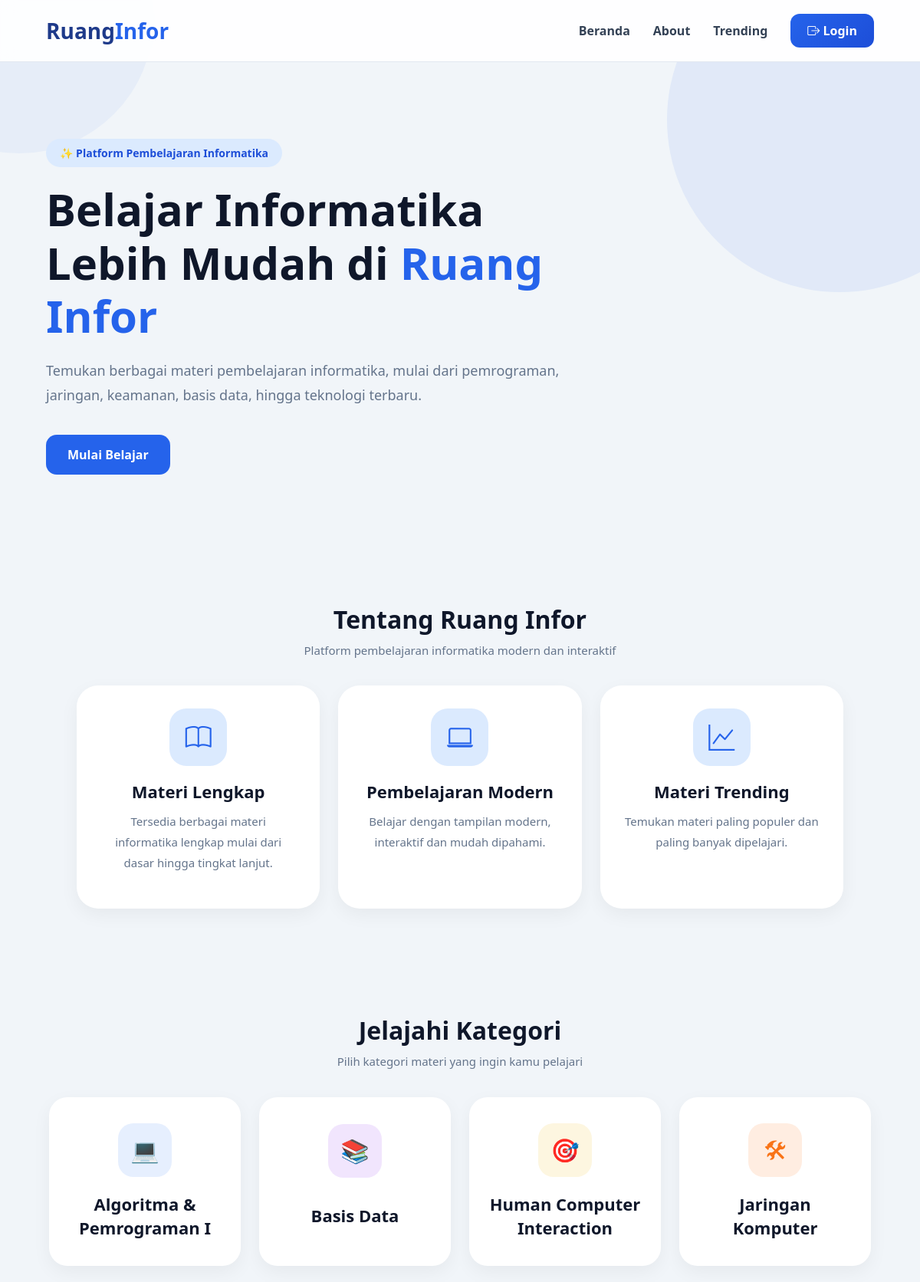
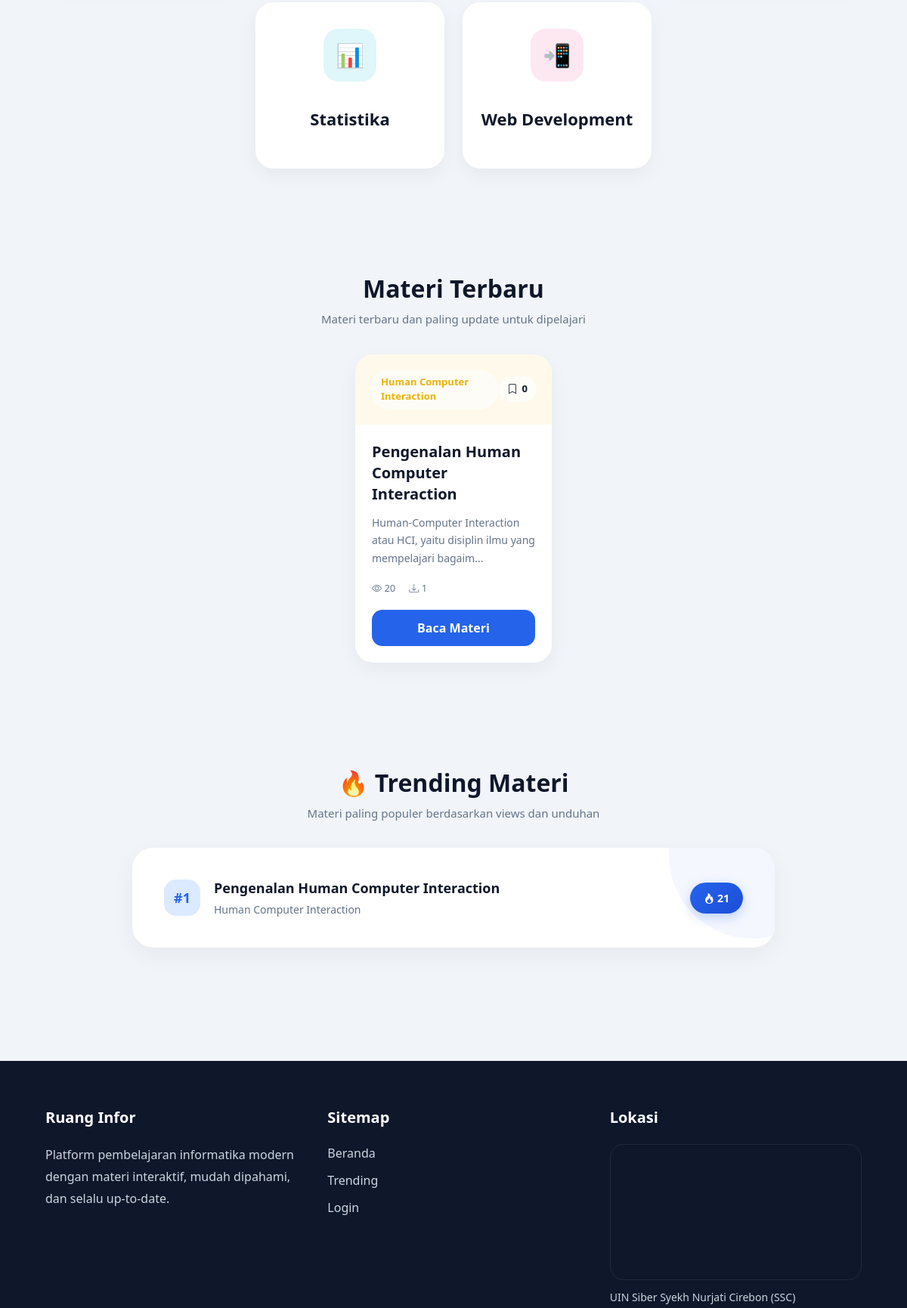
/users/landing_page.php (upper part), run on the app's committed database (2 pictures, top to bottom).
### tables this page shows
CREATE TABLE `kategori` (
  `id_kategori` int(11) NOT NULL,
  `nama_kategori` varchar(100) NOT NULL,
  `deskripsi` text DEFAULT NULL,
  `icon` varchar(10) DEFAULT NULL,
  `warna` varchar(50) DEFAULT NULL,
  `created_at` datetime DEFAULT current_timestamp()
);

CREATE TABLE `materi` (
  `id_materi` int(11) NOT NULL,
  `id_kategori` int(11) DEFAULT NULL,
  `id_user` int(11) DEFAULT NULL,
  `judul` varchar(255) NOT NULL,
  `penulis` varchar(100) DEFAULT NULL,
  `isi` text DEFAULT NULL,
  `file` varchar(255) DEFAULT NULL,
  `views` int(11) DEFAULT 0,
  `unduhan` int(11) DEFAULT 0,
  `tanggal_publish` datetime DEFAULT current_timestamp()
);

### users/landing_page.php (the view, shortened to what this page needs)
<?php
require_once __DIR__ . '/../config/koneksi.php';
$kategori = mysqli_query($conn, "
SELECT * FROM kategori
ORDER BY nama_kategori ASC
");
$materi = mysqli_query($conn, "
SELECT
    materi.*,
    kategori.nama_kategori,
    kategori.warna,
    kategori.icon,
    COUNT(bookmark.id) as total_bookmark
FROM materi
LEFT JOIN kategori
ON materi.id_kategori = kategori.id_kategori
LEFT JOIN bookmark
ON materi.id_materi = bookmark.id_materi
GROUP BY materi.id_materi
ORDER BY materi.tanggal_publish DESC
");
$trending = mysqli_query($conn, "
SELECT
    materi.*,
    kategori.nama_kategori
FROM materi
LEFT JOIN kategori
ON materi.id_kategori = kategori.id_kategori
ORDER BY (views + unduhan) DESC
LIMIT 5
");
?>
<!DOCTYPE html>
<html lang="id">
<head>
    <link href="https://cdn.jsdelivr.net/npm/bootstrap@5.3.0/dist/css/bootstrap.min.css" rel="stylesheet">
    <link href="https://cdn.jsdelivr.net/npm/bootstrap-icons/font/bootstrap-icons.css" rel="stylesheet">
</head>
<body>
    <nav class="navbar-custom">
        <div class="logo">
            Ruang<span>Infor</span>
        </div>
        <div class="nav-menu">
            <a href="#">
                Beranda
            </a>
            <a href="#about">
                About
            </a>
            <a href="#trending">
                Trending
            </a>
            <a href="login.php" class="btn-login">
                <i class="bi bi-box-arrow-right"></i>
                Login
            </a>
        </div>
    </nav>
    <section class="hero">
        <div class="hero-content">
            <div class="hero-badge">
                ✨ Platform Pembelajaran Informatika
            </div>
            <h1>
                Belajar Informatika
                Lebih Mudah di
                <span>Ruang Infor</span>
            </h1>
            <p>
                Temukan berbagai materi pembelajaran informatika,
                mulai dari pemrograman, jaringan, keamanan,
                basis data, hingga teknologi terbaru.
            </p>
            <a href="login.php" class="hero-btn">
                Mulai Belajar
            </a>
        </div>
    </section>
    <section class="about-section" id="about">
        <div class="section-title">
            <h2>Tentang Ruang Infor</h2>
            <p class="section-subtitle">
                Platform pembelajaran informatika modern dan interaktif
            </p>
        </div>
        <div class="about-wrapper">
            <div class="about-card">
                <div class="about-icon">
                    <i class="bi bi-book"></i>
                </div>
                <h4>Materi Lengkap</h4>
                <p>
                    Tersedia berbagai materi informatika lengkap
                    mulai dari dasar hingga tingkat lanjut.
                </p>
            </div>
            <div class="about-card">
                <div class="about-icon">
                    <i class="bi bi-laptop"></i>
                </div>
                <h4>Pembelajaran Modern</h4>
                <p>
                    Belajar dengan tampilan modern,
                    interaktif dan mudah dipahami.
                </p>
            </div>
            <div class="about-card">
                <div class="about-icon">
                    <i class="bi bi-graph-up"></i>
                </div>
                <h4>Materi Trending</h4>
                <p>
                    Temukan materi paling populer
                    dan paling banyak dipelajari.
                </p>
            </div>
        </div>
    </section>
    <section class="kategori-section">
        <div class="section-title text-center">
            <h2>Jelajahi Kategori</h2>
            <p class="section-subtitle">
                Pilih kategori materi yang ingin kamu pelajari
            </p>
        </div>
        <div class="kategori-wrapper">
            <?php while ($k = mysqli_fetch_assoc($kategori)) : ?>
                <a href="kategorilp.php?id=<?= $k['id_kategori'] ?>" class="kategori-link">
                    <div class="kategori-card">
                        <div class="kategori-icon"
                            style="
                        background: <?= $k['warna'] ?>20;
                        color: <?= $k['warna'] ?>;
                        ">
                            <?= $k['icon'] ?>
                        </div>
                        <h5>
                            <?= $k['nama_kategori'] ?>
                        </h5>
                    </div>
                </a>
            <?php endwhile; ?>
        </div>
    </section>
    <section class="materi-section">
        <div class="section-title">
            <h2>Materi Terbaru</h2>
            <p class="section-subtitle">
                Materi terbaru dan paling update untuk dipelajari
            </p>
        </div>
        <div class="materi-wrapper">
            <?php while ($m = mysqli_fetch_assoc($materi)) : ?>
                <div class="materi-card">
                    <div class="materi-top"
                        style="
                        background: <?= $m['warna'] ?>15;
                        color: <?= $m['warna'] ?>;
                    ">
                        <div class="materi-kategori">
                            <?= $m['nama_kategori'] ?>
                        </div>
                        <a href="login.php" class="bookmark-icon">
                            <i class="bi bi-bookmark"></i>
                            <span>
                                <?= $m['total_bookmark'] ?>
                            </span>
                        </a>
                    </div>
                    <div class="materi-body">
                        <h5>
                            <?= $m['judul'] ?>
                        </h5>
                        <p>
                            <?= substr(strip_tags($m['isi']), 0, 80) ?>...
                        </p>
                        <div class="materi-stat">
                            <span>
                                <i class="bi bi-eye"></i>
                                <?= $m['views'] ?>
                            </span>
                            <span>
                                <i class="bi bi-download"></i>
                                <?= $m['unduhan'] ?>
                            </span>
                        </div>
                        <a href="login.php">
                            <button class="btn-baca">
                                Baca Materi
                            </button>
                        </a>
                    </div>
                </div>
            <?php endwhile; ?>
        </div>
    </section>
    <section class="trending-section" id="trending">
        <div class="section-title">
            <h2>🔥 Trending Materi</h2>
            <p class="section-subtitle">
                Materi paling populer berdasarkan views dan unduhan
            </p>
        </div>
        <div class="trending-wrapper">
            <div class="trending-card">
                <?php
                $no = 1;
                while ($t = mysqli_fetch_assoc($trending)) :
                ?>
                    <a href="login.php">
                        <div class="trending-item">
                            <div class="trend-left">
                                <div class="trend-number">
                                    #<?= $no++ ?>
                                </div>
                                <div>
                                    <div class="trend-title">
                                        <?= $t['judul'] ?>
                                    </div>
                                    <div class="trend-kategori">
                                        <?= $t['nama_kategori'] ?>
                                    </div>
                                </div>
                            </div>
                            <div class="trend-score">
                                <i class="bi bi-fire"></i>
                                <?= ($t['views'] + $t['unduhan']) ?>
                            </div>
                        </div>
                    </a>
                <?php endwhile; ?>
            </div>
        </div>
    </section>
    <footer>
        <div class="footer-grid">
            <div>
                <div class="footer-title">
                    Ruang Infor
                </div>
                <div class="footer-desc">
                    Platform pembelajaran informatika modern
                    dengan materi interaktif, mudah dipahami,
                    dan selalu up-to-date.
                </div>
            </div>
            <div>
                <div class="footer-title">
                    Sitemap
                </div>
                <a href="landing_page.php" class="footer-link">
                    Beranda
                </a>
                <a href="landing_page.php#trending" class="footer-link">
                    Trending
                </a>
                <a href="login.php" class="footer-link">
                    Login
                </a>
            </div>
            <div>
                <div class="footer-title">
                    Lokasi
                </div>
                <div class="footer-map">
                    <iframe
                        src="https://www.google.com/maps?q=UIN%20SSC%20Cirebon&output=embed"
                        allowfullscreen=""
                        loading="lazy">
                    </iframe>
                </div>
                <div class="footer-location-text">
                    UIN Siber Syekh Nurjati Cirebon (SSC)
                </div>
            </div>
        </div>
    </footer>
</body>
</html>

### data on the page
kategori: icon "💻", nama_kategori "Algoritma & Pemrograman I"
kategori: icon "📚", nama_kategori "Basis Data"
kategori: icon "🎯", nama_kategori "Human Computer Interaction"
kategori: icon "🛠", nama_kategori "Jaringan Komputer"
kategori: icon "📊", nama_kategori "Statistika"
kategori: icon "📲", nama_kategori "Web Development"
materi: id_kategori.nama_kategori "Human Computer Interaction", total_bookmark "0", judul "Pengenalan Human Computer Interaction", isi "Human-Computer Interaction atau HCI, yaitu disiplin ilmu yang mempelajari bagaim", views "20", unduhan "1", $t['views'] + $t['unduhan'] "21"
